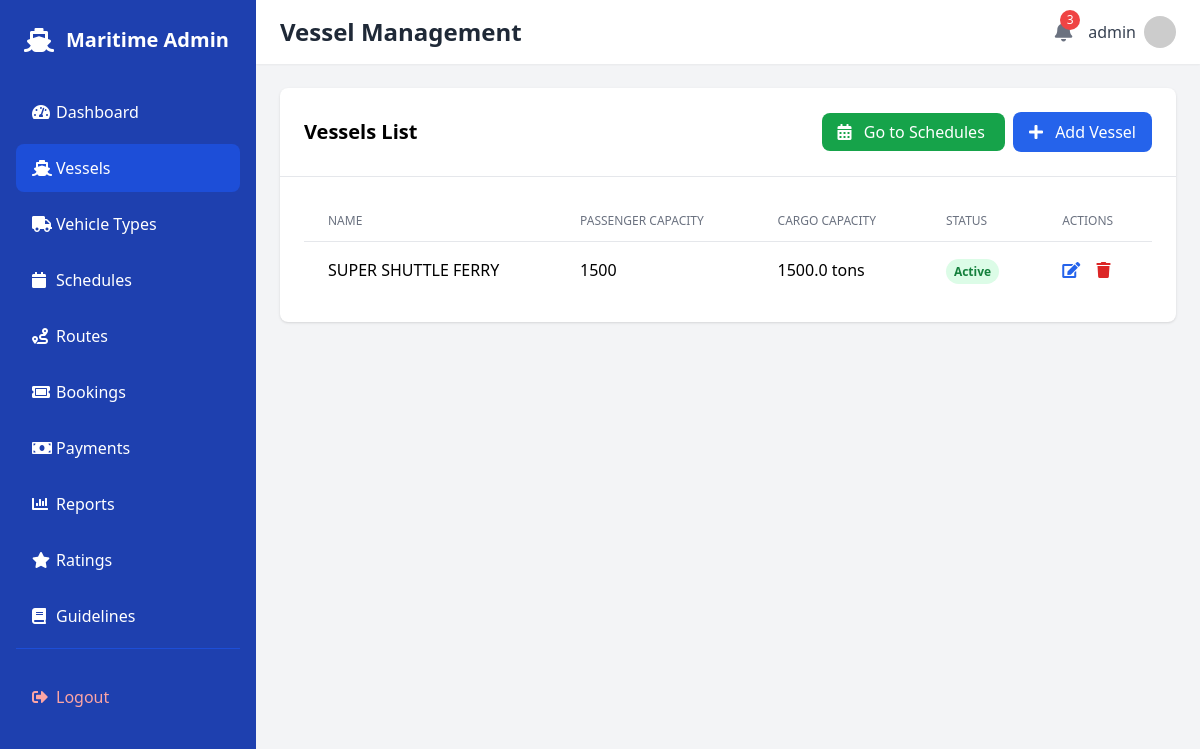
The page /dashboard/vessels/ (signed in) on the database as committed earlier.
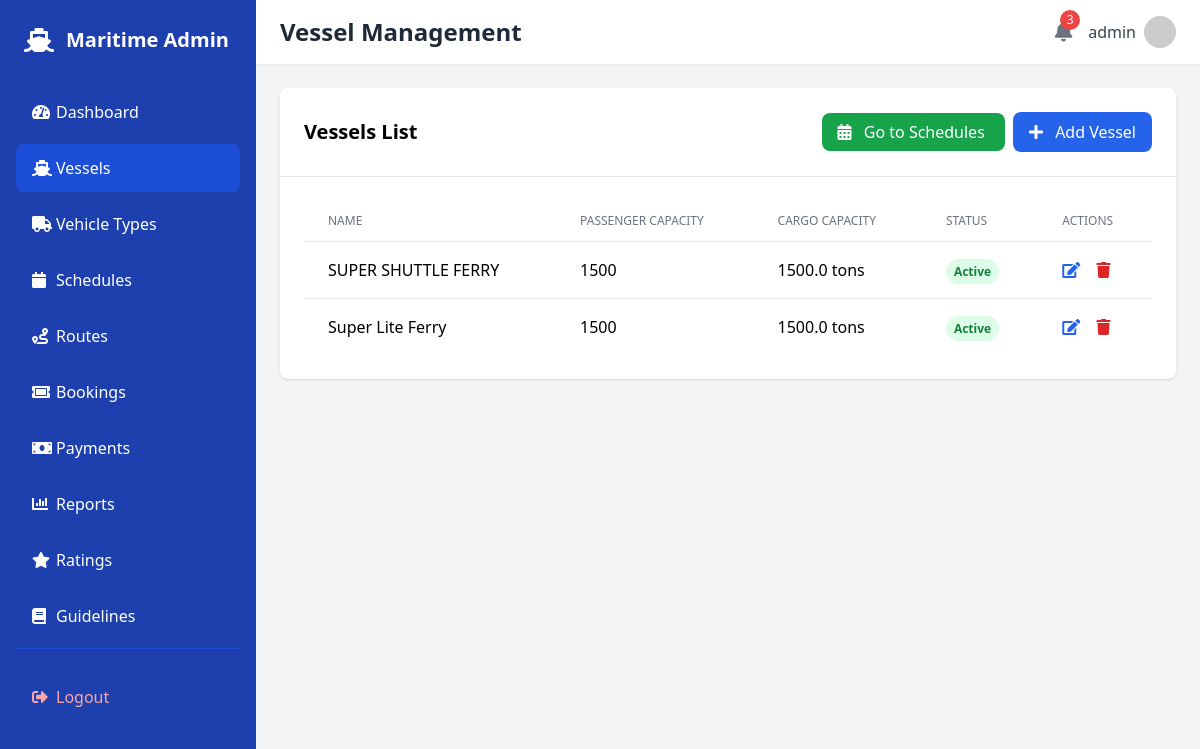
The same page on the database as committed later.
### trip/models.py (models this page shows, shortened)
class Vessel(models.Model):
    name = models.CharField(max_length=100)
    capacity_passengers = models.PositiveIntegerField()
    capacity_cargo = models.FloatField(help_text="Capacity in metric tons")
    active = models.BooleanField(default=True)

### trip/views.py (the view)
# urls.py: path('dashboard/vessels/', views.vessel_list, name='vessels'),
@login_required
@staff_member_required
def vessel_list(request):
    vessels = Vessel.objects.all().prefetch_related('schedule_set')
    search_query = request.GET.get('search', '')
    if search_query:
        vessels = vessels.filter(
            Q(name__icontains=search_query) |
            Q(capacity__icontains=search_query) |
            Q(vessel_type__icontains=search_query)
        )
    page = request.GET.get('page', 1)
    paginator = Paginator(vessels, 10)  # Show 10 vessels per page
    try:
        vessels = paginator.page(page)
    except PageNotAnInteger:
        vessels = paginator.page(1)
    except EmptyPage:
        vessels = paginator.page(paginator.num_pages)
    context = {
        'vessels': vessels,
        'search_query': search_query,
        'active_tab': 'vessels'
    }
    return render(request, 'dashboard/vessels.html', context)

### trip/views.py (called while the page is built)
def get_notification_context(request):
    if request.user.is_authenticated:
        pending_payments_count = Booking.objects.filter(is_paid=False).count()
        return {
            'pending_payments_count': pending_payments_count
        }
    return {'pending_payments_count': 0}

### templates/dashboard/vessels.html (shortened to what this page needs)
{% extends 'dashboard/base.html' %}
{% block header %}Vessel Management{% endblock %}
{% block content %}
<div class="bg-white rounded-lg shadow">
    <div class="p-6 border-b border-gray-200 flex justify-between items-center">
        <h2 class="text-xl font-semibold">Vessels List</h2>
        <div>
            <a href="{% url 'schedules' %}" class="bg-green-600 text-white px-4 py-2 rounded-lg hover:bg-green-700 mr-2">
                <i class="fas fa-calendar-alt mr-2"></i> Go to Schedules
            </a>
            <button id="openAddVesselModal" class="bg-blue-600 text-white px-4 py-2 rounded-lg hover:bg-blue-700">
                <i class="fas fa-plus mr-2"></i> Add Vessel
            </button>
        </div>
    </div>
    <div class="p-6">
        <div class="overflow-x-auto">
            <table class="min-w-full divide-y divide-gray-200">
                <thead>
                    <tr>
                        <th class="px-6 py-3 text-left text-xs font-medium text-gray-500 uppercase">Name</th>
                        <th class="px-6 py-3 text-left text-xs font-medium text-gray-500 uppercase">Passenger Capacity</th>
                        <th class="px-6 py-3 text-left text-xs font-medium text-gray-500 uppercase">Cargo Capacity</th>
                        <th class="px-6 py-3 text-left text-xs font-medium text-gray-500 uppercase">Status</th>
                        <th class="px-6 py-3 text-left text-xs font-medium text-gray-500 uppercase">Actions</th>
                    </tr>
                </thead>
                <tbody class="divide-y divide-gray-200">
                    {% for vessel in vessels %}
                    <tr>
                        <td class="px-6 py-4">{{ vessel.name }}</td>
                        <td class="px-6 py-4">{{ vessel.capacity_passengers }}</td>
                        <td class="px-6 py-4">{{ vessel.capacity_cargo }} tons</td>
                        <td class="px-6 py-4">
                            {% if vessel.active %}
                            <span class="px-2 py-1 text-xs font-semibold text-green-700 bg-green-100 rounded-full">Active</span>
                            {% else %}
                            <span class="px-2 py-1 text-xs font-semibold text-red-700 bg-red-100 rounded-full">Inactive</span>
                            {% endif %}
                        </td>
                        <td class="px-6 py-4">
                            <button onclick="openEditVesselModal('{{ vessel.id }}', '{{ vessel.name }}', {{ vessel.capacity_passengers }}, {{ vessel.capacity_cargo }}, {{ vessel.active|yesno:'true,false' }})"
                                    class="text-blue-600 hover:text-blue-800 mr-3">
                                <i class="fas fa-edit"></i>
                            </button>
                            <button onclick="deleteVessel('{{ vessel.id }}')"
                                    class="text-red-600 hover:text-red-800">
                                <i class="fas fa-trash"></i>
                            </button>
                        </td>
                    </tr>
                    {% endfor %}
                </tbody>
            </table>
        </div>
    </div>
</div>
{% endblock %}

### templates/dashboard/base.html (shortened to what this page needs)
<!DOCTYPE html>
<html lang="en">
<head>
    <script src="https://cdn.tailwindcss.com"></script>
    <link rel="stylesheet" href="https://cdnjs.cloudflare.com/ajax/libs/font-awesome/5.15.4/css/all.min.css">
</head>
<body class="bg-gray-100">
    <div class="flex min-h-screen">
        <aside class="bg-blue-800 text-white w-64 min-h-screen px-4 py-6">
            <div class="flex items-center mb-8 px-2">
                <i class="fas fa-ship text-2xl"></i>
                <span class="ml-3 text-xl font-bold">Maritime Admin</span>
            </div>
            <nav class="space-y-2">
                <a href="{% url 'dashboard' %}" class="flex items-center px-4 py-3 hover:bg-blue-700 rounded-lg {% if request.resolver_match.url_name == 'dashboard' %}bg-blue-700{% endif %}">
                    <i class="fas fa-tachometer-alt w-6"></i>
                    <span>Dashboard</span>
                </a>
                <a href="{% url 'vessels' %}" class="flex items-center px-4 py-3 hover:bg-blue-700 rounded-lg {% if request.resolver_match.url_name == 'vessels' %}bg-blue-700{% endif %}">
                    <i class="fas fa-ship w-6"></i>
                    <span>Vessels</span>
                </a>
                <a href="#" class="flex items-center px-4 py-3 hover:bg-blue-700 rounded-lg"
                   onclick="openVehicleTypesModal()">
                    <i class="fas fa-truck w-6"></i>
                    <span>Vehicle Types</span>
                </a>
                <a href="{% url 'dashboard_schedules' %}" class="flex items-center px-4 py-3 hover:bg-blue-700 rounded-lg {% if request.resolver_match.url_name == 'dashboard_schedules' %}bg-blue-700{% endif %}">
                    <i class="fas fa-calendar w-6"></i>
                    <span>Schedules</span>
                </a>
                <a href="{% url 'route_list' %}" class="flex items-center px-4 py-3 hover:bg-blue-700 rounded-lg {% if request.resolver_match.url_name == 'route_list' %}bg-blue-700{% endif %}">
                    <i class="fas fa-route w-6"></i>
                    <span>Routes</span>
                </a>
                <a href="{% url 'booking_list' %}" class="flex items-center px-4 py-3 hover:bg-blue-700 rounded-lg {% if request.resolver_match.url_name == 'booking_list' %}bg-blue-700{% endif %}">
                    <i class="fas fa-ticket-alt w-6"></i>
                    <span>Bookings</span>
                </a>
                <a href="{% url 'payments' %}" class="flex items-center px-4 py-3 hover:bg-blue-700 rounded-lg {% if request.resolver_match.url_name == 'payments' %}bg-blue-700{% endif %}">
                    <i class="fas fa-money-bill w-6"></i>
                    <span>Payments</span>
                </a>
                <a href="{% url 'reports' %}" class="flex items-center px-4 py-3 hover:bg-blue-700 rounded-lg {% if request.resolver_match.url_name == 'reports' %}bg-blue-700{% endif %}">
                    <i class="fas fa-chart-bar w-6"></i>
                    <span>Reports</span>
                </a>
                <a href="{% url 'ratings_dashboard' %}" class="flex items-center px-4 py-3 hover:bg-blue-700 rounded-lg {% if request.resolver_match.url_name == 'ratings' %}bg-blue-700{% endif %}">
                    <i class="fas fa-star w-6"></i>
                    <span>Ratings</span>
                </a>
                <a href="{% url 'guidelines' %}" class="flex items-center px-4 py-3 hover:bg-blue-700 rounded-lg {% if request.resolver_match.url_name == 'guidelines' %}bg-blue-700{% endif %}">
                    <i class="fas fa-book w-6"></i>
                    <span>Guidelines</span>
                </a>
                <div class="pt-6 mt-6 border-t border-blue-700">
                    <a href="{% url 'logout' %}" class="flex items-center px-4 py-3 hover:bg-blue-700 rounded-lg text-red-300 hover:text-white">
                        <i class="fas fa-sign-out-alt w-6"></i>
                        <span>Logout</span>
                    </a>
                </div>
            </nav>
        </aside>
        <div class="flex-1">
            <header class="bg-white shadow-sm">
                <div class="flex items-center justify-between px-6 py-4">
                    <h1 class="text-2xl font-bold text-gray-800">{% block header %}{% endblock %}</h1>
                    <div class="flex items-center space-x-4">
                        <div class="relative">
                            <button
                                class="text-gray-500 hover:text-gray-700"
                                hx-get="{% url 'get_notifications' %}"
                                hx-target="#notifications-dropdown"
                                hx-trigger="click"
                                onclick="toggleNotifications()">
                                <i class="fas fa-bell text-xl"></i>
                                {% if pending_payments_count > 0 %}
                                <span class="absolute -top-2 -right-2 bg-red-500 text-white text-xs rounded-full w-5 h-5 flex items-center justify-center">
                                    {{ pending_payments_count }}
                                </span>
                                {% endif %}
                            </button>
                        </div>
                        <div class="flex items-center space-x-2">
                            <span class="text-gray-700">{{ user.username }}</span>
                            <img src="https://ui-avatars.com/api/?name={{ user.username }}" alt="{{ user.username }}" class="w-8 h-8 rounded-full">
                        </div>
                    </div>
                </div>
            </header>
            <main class="p-6">
                {% block content %}{% endblock %}
            </main>
        </div>
    </div>
</body>
</html>

Rows that differ between the two databases and show on the page:
added Vessel: name "Super Lite Ferry", capacity_passengers "1500", capacity_cargo "1500.0", active "Active"
